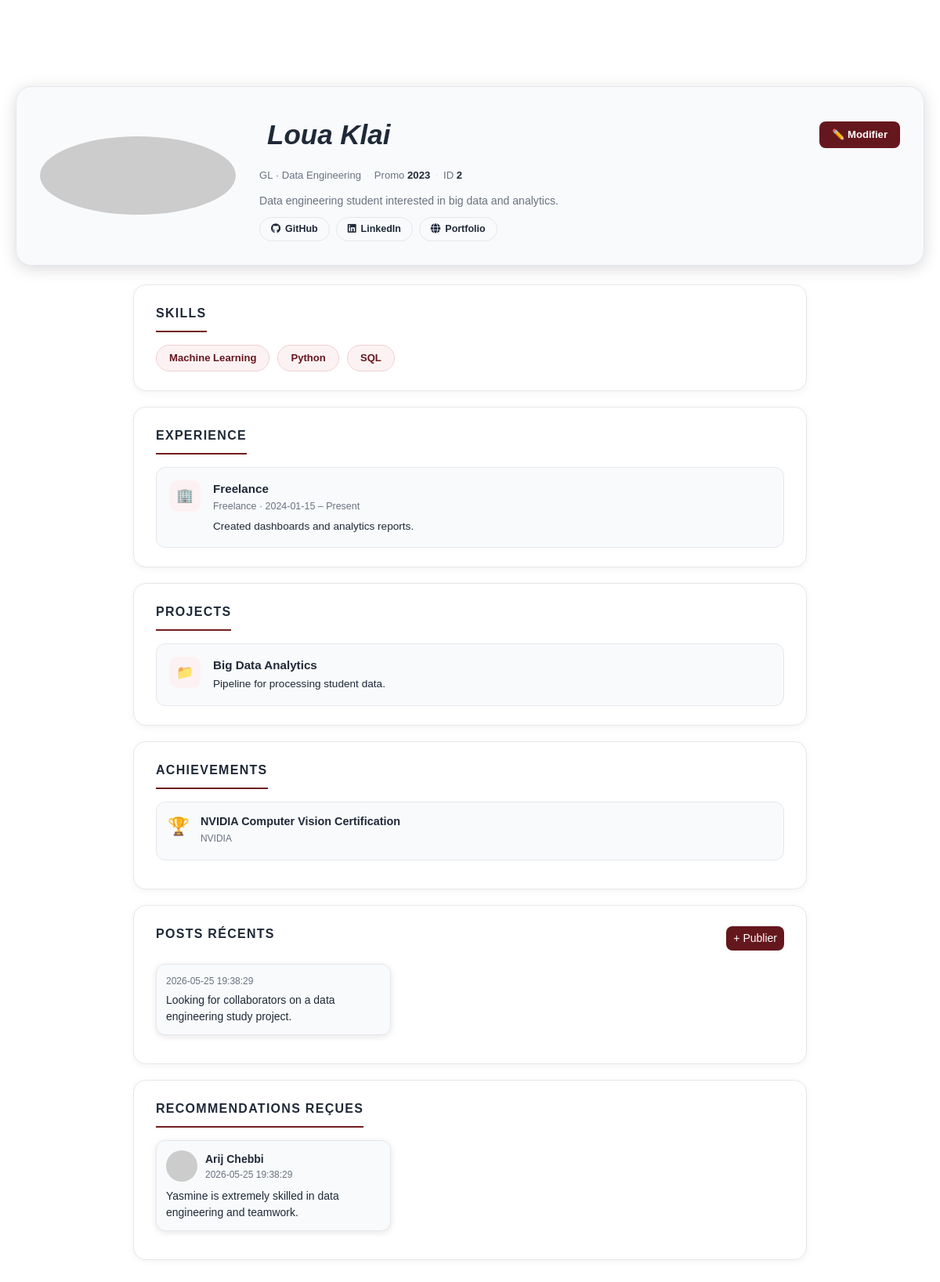
/frontend/pages/myprofile.php (signed in), run on the app's committed database.
### tables this page shows
CREATE TABLE IF NOT EXISTS users (
    id           INT          AUTO_INCREMENT PRIMARY KEY,
    email        VARCHAR(150) NOT NULL UNIQUE,
    password_hash VARCHAR(255) NOT NULL,
    profile_link TEXT         NULL,
    github_link TEXT         NULL,
    linkedin_link TEXT         NULL,

    tagline      VARCHAR(255) NULL,
    bio          TEXT         NULL,
    avatar_url   TEXT         NULL,
    insatien_id  INT          NOT NULL UNIQUE,
    created_at   TIMESTAMP    DEFAULT CURRENT_TIMESTAMP,
    updated_at   TIMESTAMP    DEFAULT CURRENT_TIMESTAMP ON UPDATE CURRENT_TIMESTAMP,
    FOREIGN KEY (insatien_id) REFERENCES insatien(id)
        ON DELETE CASCADE
);

CREATE TABLE IF NOT EXISTS insatien (
    id          INT          AUTO_INCREMENT PRIMARY KEY,
    nom         VARCHAR(100) NOT NULL,
    prenom      VARCHAR(100) NOT NULL,
    email       VARCHAR(150) NOT NULL UNIQUE,
    promo_year  INT          NULL,
    parcours_id INT          NULL,
    created_at  TIMESTAMP    DEFAULT CURRENT_TIMESTAMP,
    FOREIGN KEY (parcours_id) REFERENCES parcours(id)
        ON DELETE SET NULL
);

CREATE TABLE IF NOT EXISTS filieres (
    id   INT          AUTO_INCREMENT PRIMARY KEY,
    name VARCHAR(120) NOT NULL UNIQUE
);

CREATE TABLE IF NOT EXISTS parcours (
    id         INT          AUTO_INCREMENT PRIMARY KEY,
    name       VARCHAR(120) NOT NULL UNIQUE,
    filiere_id INT          NULL,
    FOREIGN KEY (filiere_id) REFERENCES filieres(id)
        ON DELETE SET NULL
);

CREATE TABLE IF NOT EXISTS skills (
    id   INT          AUTO_INCREMENT PRIMARY KEY,
    name VARCHAR(100) NOT NULL UNIQUE
);

CREATE TABLE IF NOT EXISTS experience (
    id              INT          AUTO_INCREMENT PRIMARY KEY,
    user_id         INT          NOT NULL,
    date_debut      DATE         NULL,
    date_fin        DATE         NULL,       
    entreprise      VARCHAR(255) NULL,
    experience_type ENUM('skill','job','internship','freelance','certification') NOT NULL,
    lien            TEXT         NULL,
    description     TEXT         NULL,
    created_at      TIMESTAMP    DEFAULT CURRENT_TIMESTAMP,
    FOREIGN KEY (user_id) REFERENCES users(id) ON DELETE CASCADE,
    INDEX idx_experience_user (user_id),
    INDEX idx_experience_type (experience_type)
);

CREATE TABLE IF NOT EXISTS projects (
    id          INT          AUTO_INCREMENT PRIMARY KEY,
    user_id     INT          NOT NULL,
    title       VARCHAR(255) NOT NULL,
    description TEXT         NULL,
    lien        TEXT         NULL,            
    date_debut  DATE         NULL,
    date_fin    DATE         NULL,            
    created_at  TIMESTAMP    DEFAULT CURRENT_TIMESTAMP,
    FOREIGN KEY (user_id) REFERENCES users(id) ON DELETE CASCADE,
    INDEX idx_projects_user (user_id)
);

CREATE TABLE IF NOT EXISTS achievements (
    id               INT          AUTO_INCREMENT PRIMARY KEY,
    user_id          INT          NOT NULL,
    title            VARCHAR(255) NOT NULL,
    issuer           VARCHAR(255) NULL,       
    achievement_type ENUM('award','honour','publication','competition','other') NOT NULL DEFAULT 'other',
    date_obtained    DATE         NULL,
    lien             TEXT         NULL,
    description      TEXT         NULL,
    created_at       TIMESTAMP    DEFAULT CURRENT_TIMESTAMP,
    FOREIGN KEY (user_id) REFERENCES users(id) ON DELETE CASCADE,
    INDEX idx_achievements_user (user_id),
    INDEX idx_achievements_type (achievement_type)
);

CREATE TABLE IF NOT EXISTS posts (
    id         INT       AUTO_INCREMENT PRIMARY KEY,
    user_id    INT       NOT NULL,
    content    TEXT      NOT NULL,
    created_at TIMESTAMP DEFAULT CURRENT_TIMESTAMP,
    FOREIGN KEY (user_id) REFERENCES users(id) ON DELETE CASCADE,
    INDEX idx_posts_user (user_id),
    INDEX idx_posts_created_at (created_at)
);

CREATE TABLE IF NOT EXISTS recommandations (
    id         INT       AUTO_INCREMENT PRIMARY KEY,
    from_user  INT       NOT NULL,
    to_user    INT       NOT NULL,
    texte      TEXT      NOT NULL,
    created_at TIMESTAMP DEFAULT CURRENT_TIMESTAMP,
    CONSTRAINT chk_no_self_recommandation CHECK (from_user <> to_user),
    FOREIGN KEY (from_user) REFERENCES users(id) ON DELETE CASCADE,
    FOREIGN KEY (to_user)   REFERENCES users(id) ON DELETE CASCADE
);

### frontend/pages/myprofile.php (the view, shortened to what the rows shown need)
<?php
require_once '../../backend/config/ConnexionDB.php';
require_once '../../backend/service/profileService.php';
$conn   = ConnexionDB::getInstance();
$stmt   = $conn->prepare("SELECT id FROM users WHERE email = :email LIMIT 1");
$stmt->execute([':email' => $_SESSION['email']]);
$me     = $stmt->fetch(PDO::FETCH_ASSOC);
$userId = (int)($me['id'] ?? 0);
$service = new profileService();
$data            = $service->getFullProfile($userId);
$user            = $data['user'];
$skills          = $data['skills'];
$experiences     = $data['experiences'];
$projects        = $data['projects'];
$achievements    = $data['achievements'];
$recommendations = $data['recommendations'];
$posts           = $data['posts'];
function h(?string $val): string {
    return htmlspecialchars($val ?? '', ENT_QUOTES, 'UTF-8');
}
?>
<!DOCTYPE html>
<html lang="fr">
<head>
  <link rel="stylesheet" href="/frontend/assets/css/bootstrap.min.css">
  <link rel="stylesheet" href="https://cdn.jsdelivr.net/npm/bootstrap-icons@1.10.5/font/bootstrap-icons.css">
  <link rel="stylesheet" href="/frontend/assets/css/profil.css">
  <link rel="stylesheet" href="/frontend/assets/css/myprofile.css">
  <link rel="stylesheet" href="/frontend/assets/css/footer_navbar.css">
  <link rel="stylesheet" href="https://cdnjs.cloudflare.com/ajax/libs/font-awesome/6.5.0/css/all.min.css">
</head>
<body>
<div class="container">
  <div class="profile-main">
    <div class="profile-info">
      <div class="profile-name-row">
        <h1 class="nom"><?= h($user['prenom'] . ' ' . $user['nom']) ?></h1>
        <button type="button" class="btn-edit"
                data-bs-toggle="modal" data-bs-target="#editProfileModal">
          ✏️ Modifier
        </button>
      </div>
      <div class="profile-meta">
        <?php if (!empty($user['filiere'])): ?>
          <span class="meta-badge"><?= h($user['filiere']) ?> · <?= h($user['parcours']) ?></span>
          <span class="meta-sep">·</span>
        <?php endif; ?>
        <span class="meta-badge">Promo <span class="num-id"><?= h($user['promo_year'] ?? 'N/A') ?></span></span>
        <span class="meta-sep">·</span>
        <span class="meta-badge">ID <span class="num-id"><?= h($user['insatien_id']) ?></span></span>
      </div>
      <p class="profile-bio"><?= h($user['bio'] ?: 'No bio provided.') ?></p>
      <div class="profile-links">
        <?php if (!empty($user['github_link'])): ?>
          <a href="<?= h($user['github_link']) ?>" class="profile-link-btn" target="_blank">
          </a>
        <?php endif; ?>
        <?php if (!empty($user['linkedin_link'])): ?>
          <a href="<?= h($user['linkedin_link']) ?>" class="profile-link-btn" target="_blank">
          </a>
        <?php endif; ?>
        <?php if (!empty($user['profile_link'])): ?>
          <a href="<?= h($user['profile_link']) ?>" class="profile-link-btn" target="_blank">
          </a>
        <?php endif; ?>
      </div>
    </div>
  </div>
</div>
<div class="container" style="max-width:900px; margin:0 auto; padding:0 20px 60px;">
  <div class="profile-section">
    <div class="skills-grid">
      <?php if ($skills): ?>
        <?php foreach ($skills as $skill): ?>
          <span class="skill-badge"><?= h($skill['name']) ?></span>
        <?php endforeach; ?>
      <?php else: ?>
        <p class="text-muted">No skills yet. Click "Modifier" to add some.</p>
      <?php endif; ?>
    </div>
  </div>
  <div class="profile-section">
    <div class="experience-list">
      <?php if ($experiences): ?>
        <?php foreach ($experiences as $exp): ?>
          <div class="experience-card">
            <div class="exp-icon">🏢</div>
            <div>
              <p class="exp-title"><?= h($exp['entreprise'] ?? '') ?></p>
              <p class="exp-meta">
                <?= h(ucfirst($exp['experience_type'])) ?> ·
                <?= h($exp['date_debut'] ?? '') ?> –
                <?= !empty($exp['date_fin']) ? h($exp['date_fin']) : 'Present' ?>
              </p>
              <?php if (!empty($exp['description'])): ?>
                <p class="exp-desc"><?= h($exp['description']) ?></p>
              <?php endif; ?>
            </div>
          </div>
        <?php endforeach; ?>
      <?php else: ?>
        <p class="text-muted">No experience yet.</p>
      <?php endif; ?>
    </div>
  </div>
  <div class="profile-section">
    <?php if ($projects): ?>
      <?php foreach ($projects as $proj): ?>
        <div class="experience-card">
          <div class="exp-icon">📁</div>
          <div>
            <p class="exp-title"><?= h($proj['title']) ?></p>
            <?php if (!empty($proj['description'])): ?>
              <p class="exp-desc"><?= h($proj['description']) ?></p>
            <?php endif; ?>
          </div>
        </div>
      <?php endforeach; ?>
    <?php else: ?>
      <p class="text-muted">No projects yet.</p>
    <?php endif; ?>
  </div>
  <div class="profile-section">
    <?php if ($achievements): ?>
      <?php foreach ($achievements as $ach): ?>
        <div class="achievement-card">
          <span class="achievement-icon">🏆</span>
          <div>
            <p class="achievement-title"><?= h($ach['title']) ?></p>
            <p class="achievement-meta"><?= h($ach['issuer'] ?? '') ?></p>
          </div>
        </div>
      <?php endforeach; ?>
    <?php else: ?>
      <p class="text-muted">No achievements yet.</p>
    <?php endif; ?>
  </div>
  <div class="profile-section">
    <?php if (!empty($posts)): ?>
      <?php foreach ($posts as $post): ?>
        <div class="review-card" style="margin-bottom:12px;">
          <div class="review-time"><?= h($post['created_at']) ?></div>
          <div class="review-text"><?= h($post['content']) ?></div>
        </div>
      <?php endforeach; ?>
    <?php else: ?>
      <p class="text-muted">No posts yet.</p>
    <?php endif; ?>
  </div>
  <div class="profile-section">
    <?php if ($recommendations): ?>
      <?php foreach ($recommendations as $rec): ?>
        <div class="review-card">
          <div class="review-header">
            <img src="<?= h($rec['author_avatar'] ?: '/frontend/assets/images/icon-7797704_1280.png') ?>"
                 alt="avatar" style="width:40px;height:40px;border-radius:50%;object-fit:cover;margin-right:10px;">
            <div>
              <div class="review-name"><?= h($rec['author_prenom'] . ' ' . $rec['author_nom']) ?></div>
              <div class="review-time"><?= h($rec['created_at']) ?></div>
            </div>
          </div>
          <div class="review-text"><?= h($rec['texte']) ?></div>
        </div>
      <?php endforeach; ?>
    <?php else: ?>
      <p class="text-muted">No recommendations yet.</p>
    <?php endif; ?>
  </div>
</div>
</body>
</html>

### data on the page
users: insatien.nom "Loua Klai", filieres.name "GL", parcours.name "Data Engineering", insatien.promo_year "2023", insatien "2", bio "Data engineering student interested in big data and analytics."
skills: name "Machine Learning"
skills: name "Python"
skills: name "SQL"
experience: entreprise "Freelance", experience_type "Freelance", date_debut "2024-01-15", shows "Present", description "Created dashboards and analytics reports."
projects: title "Big Data Analytics", description "Pipeline for processing student data."
achievements: title "NVIDIA Computer Vision Certification", issuer "NVIDIA"
posts: created_at "2026-05-25 19:38:29", content "Looking for collaborators on a data engineering study project."
recommandations: insatien.prenom+nom "Arij Chebbi", created_at "2026-05-25 19:38:29", texte "Yasmine is extremely skilled in data engineering and teamwork."
